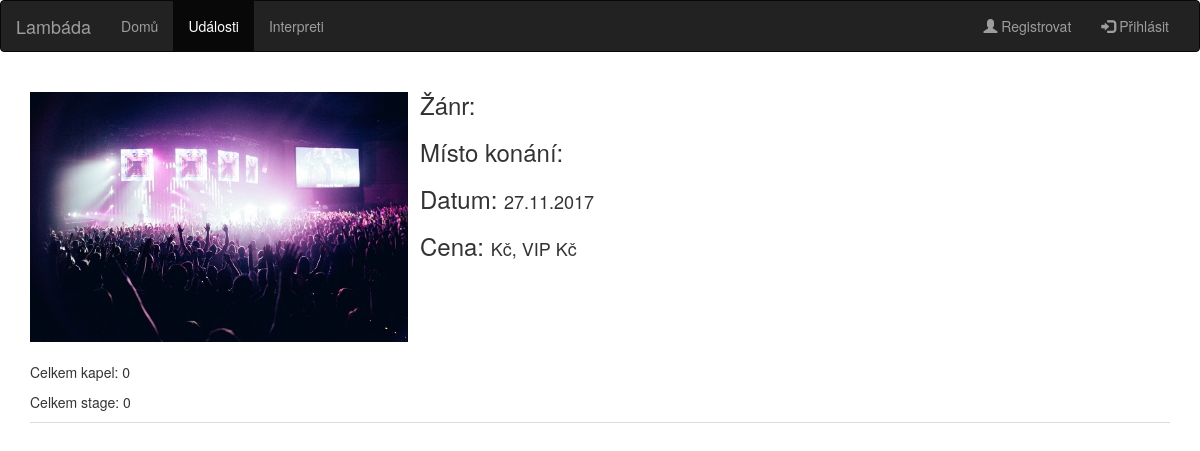
The app's page /udalost.php?u=U Marka, older data.
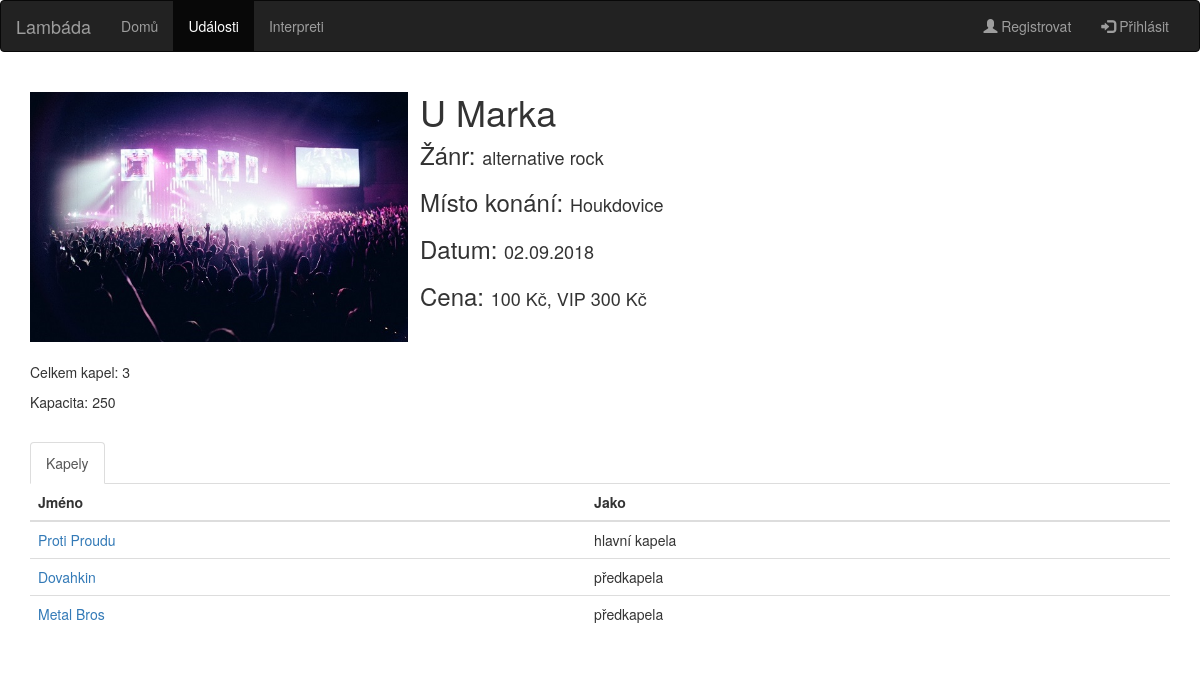
The same page, newer data.
### tables this page shows
CREATE TABLE udalost (
  nazev VARCHAR(50),
  dat_zac DATE,
  dat_kon DATE,
  misto_konani VARCHAR(30),
  zanr VARCHAR(20),
  typ VARCHAR (10),
  kapacita INTEGER,
  rocnik INTEGER,
  cena_zaklad INTEGER,
  cena_vip INTEGER
  );

CREATE TABLE interpret_udalost (
  interpret VARCHAR(50),
  udalost VARCHAR(50),
  dat_zac DATE,
  jako VARCHAR(20),
  od DATE,
  do DATE 
);

### udalost.php (the view, shortened to what this page needs)
<!DOCTYPE html>
<html>
	<head>
		<link rel="stylesheet" href="https://maxcdn.bootstrapcdn.com/bootstrap/3.3.7/css/bootstrap.min.css">
		<link rel="stylesheet" href="style.css">
	</head>
	<body>
		<?php include 'database.php'; ?>
		<nav class="navbar navbar-inverse">
			<div class="container-fluid">
				<div class="navbar-header">
					<a class="navbar-brand" href="index.php">Lambáda</a>
				</div>
				<div class="collapse navbar-collapse" id="myNavbar">
					<ul class="nav navbar-nav">
						<li><a href="index.php">Domů</a></li>
						<li class="active"><a href="udalosti.php">Události</a></li>
						<li><a href="interpreti.php">Interpreti</a></li>
					</ul>
					<ul class="nav navbar-nav navbar-right <?php if (isset($_SESSION['uzivatel'])) echo hidden?>">
						<li><a href="registration.php"><span class="glyphicon glyphicon-user"></span> Registrovat</a></li>
						<li><a href="#" data-toggle="popover" title="Přihlášení" data-placement="bottom" data-html="true" data-content='<?=$loginForm?>'><span class="glyphicon glyphicon-log-in"></span> Přihlásit</a></li>
					</ul>
				</div>
			</div>
		</nav>
		<?php
			$sql = "SELECT * FROM udalost WHERE nazev = '".$_GET["u"]."'";
			$result = $conn->query($sql);
			$row = $result->fetch_assoc();
			$sql = "SELECT * FROM stage_udalost WHERE udalost='".$row['nazev']."' AND dat_zac='".$row['dat_zac']."'";
			$result_stages = $conn->query($sql);
			$no_stages = $result_stages->num_rows;
			$sql = "SELECT * FROM interpret_udalost WHERE udalost='".$row['nazev']."' AND dat_zac='".$row['dat_zac']."' ORDER BY jako";
			$result = $conn->query($sql);
			$no_interpret = $result->num_rows;
		?>
		<div class='container'>
			<div class='row'>
				<div class='col-12 col-md-4'>
					<br>
					<img src='images/event.jpeg' class='profile_pic' class='img-responsive'>
					<br><br>
				</div>
				<div class="col-12 col-md-6">
					<?if(!isset($_POST['edit'])){
						echo "<h1>" .$row["nazev"]. "</h1>";
					}
					?>
					<?if (!isset($_POST['edit'])){?>
						<h3>Žánr: </h3><h4><?echo $row["zanr"]?></h4>
						<br><br>
						<h3>Místo konání: </h3><h4><?echo $row["misto_konani"]?></h4>
						<br><br>
						<?if ($row['typ'] == 'festival'){
							$sourceOd = $row["dat_zac"];
							$dateOd = new DateTime($sourceOd);
							$sourceDo = $row["dat_kon"];
							$dateDo = new DateTime($sourceDo);
						?>
							<h3>Datum: </h3><h4><?echo " od ".$dateOd->format('d.m.Y')." do ".$dateDo->format('d.m.Y')?></h4>
						<?}
						else{
							$sourceOd = $row["dat_zac"];
							$dateOd = new DateTime($sourceOd);
							?>
							<h3>Datum: </h3><h4><?echo $dateOd->format('d.m.Y')?></h4>
						<?}?>
						<br><br>
						<h3>Cena: </h3><h4><?echo $row['cena_zaklad']?> Kč, VIP <?echo $row['cena_vip']?> Kč</h4>
						<br><br><br>
					<?} else { ?>
					<? } ?>
				</div>
			</div>
		</div>
		<?if($row['typ'] == 'koncert'){?>
		<div class="container">
			<p>Celkem kapel: <?echo $no_interpret?></p>
			<p>Kapacita: <?echo $row['kapacita']?></p>
			<br>
			<ul class="nav nav-tabs">
				<li class="active"><a data-toggle="tab" href="#kapely">Kapely</a></li>
			</ul>
			<div class="tab-content">
				<div id="kapely" class="tab-pane fade in active">
					<?if($no_interpret > 0){?>
					<table class='table table-hover'>
						<thead>
							<tr>
								<th>Jméno</th>
								<th>Jako</th>
							</tr>
						</thead>
						<tbody>
							<? while($kapely = $result->fetch_assoc()) { ?>
								<tr>
									<td> <?echo "<a href = 'kapela.php?jmeno=" .$kapely['interpret']. "'>" .$kapely['interpret']. "</a>"; ?> </td>
									<td><?echo $kapely['jako']?></td>
								</tr>
							<?}?>
						</tbody>
					</table>
					<?}?>
				</div>
			</div>
		</div>
		<?}
		else{?>
		<div class="container">
		<p>Celkem kapel: <?echo $no_interpret?></p>
		<p>Celkem stage: <?echo $no_stages?></p>
		<ul class="nav nav-tabs">
		</ul>
	</div>
		<br>
		<?}?>
	</body>
</html>

Row changes from the older to the newer data that the page shows:
added udalost: nazev "U Marka", zanr "alternative rock", misto_konani "Houkdovice", dat_zac "02.09.2018", cena_zaklad "100", cena_vip "300", kapacita "250"
added interpret_udalost: interpret "Proti Proudu", jako "hlavní kapela"
added interpret_udalost: interpret "Dovahkin", jako "předkapela"
added interpret_udalost: interpret "Metal Bros", jako "předkapela"
Text that changed along with them:
$no_interpret: (not shown) → "3"
$dateOd->format('d.m.Y'): "27.11.2017" → (not shown)
$no_interpret: "0" → (not shown)
$no_stages: "0" → (not shown)
text no longer shown: "Celkem stage:"
text now shown: "Kapacita: Kapely Jméno Jako"
